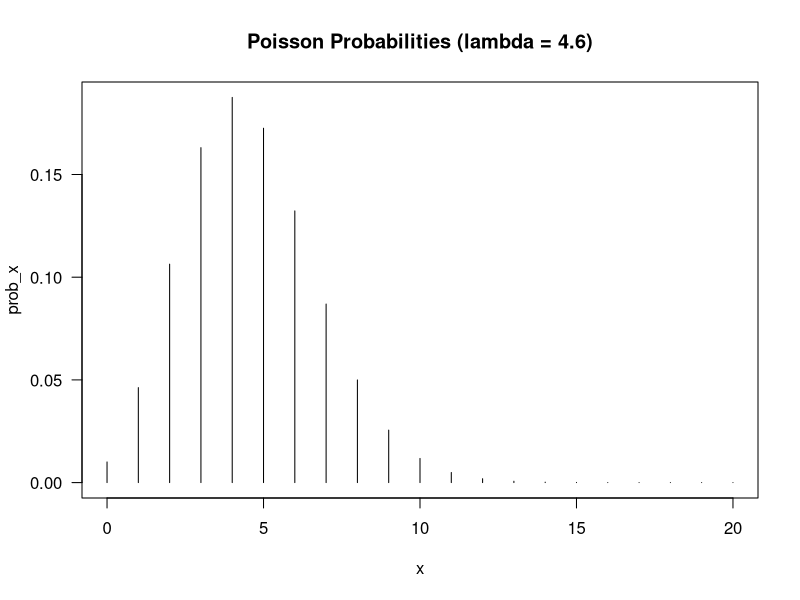

Generate this figure with R:
# R lesson 2

# R provides binomial probabilties directly
# dbinom(x, size, prob, log = FALSE)  # density function
# pbinom(q, size, prob, lower.tail = TRUE, log.p = FALSE)  # distribution function
# qbinom(p, size, prob, lower.tail = TRUE, log.p = FALSE)  # quantile function
# rbinom(n, size, prob)  # here n is the number of random variates to generate
# size is number of trials, often labeled as the binomial parameter n
# prob is the binomial parameter p, probability of success
# x is a binomial random variable in [0, n]
# we can compute binomial (n, p) probabilities to four significant digits by
# probability <- dbinom(x, size = n, prob = p)
prob_win_four <- dbinom(x = 4, size = 4, prob = 1/6)
sprintf("%.4f", prob_win_four) # result printed with four places behind decimal

# This is the same as the probability that he/she wins no races: x = 0.
prob_loses_four <- dbinom(x = 0, size = 4, prob = 1/6) 
sprintf("%.4f", prob_loses_four)

prob_wins_exactly_one <- dbinom(x = 1, size = 4, prob = 1/6) 
sprintf("%.4f", prob_wins_exactly_one)

# There are a couple of ways to get at this. One would be to take the union
# of the events that he/she wins 1, 2, 3, or 4 races, use dbinom(), and
# then use the addition rule to get the probability of the union.
# Another way, which we show here, is to take one minus the probability
# that he wins no races, a quantity we had computed in 1) a) ii).

#2------------------------------------------------------------------------------

prob_15_of_20 <- pbinom(q = 15, size = 20, prob = 0.5, lower.tail = FALSE) 
sprintf("%.4f", prob_15_of_20)

# Here we can use a while-loop to find the desired value of n = 2m.
# We continue to have half of the cups with cream first (binomial p = 0.5),
# but now we are looking for a distribution function value in the upper tail
# at or below 0.05. This is the value we get from the pbinom() function. 

target_p_value <- 0.05 # we will stop looking when we meet this target or go under 
# later in the course we will call this a critical value in hypothesis testing 
current_p_value <- 1.00 # initialze for search

n <- 0 # initialize number of cups... we will increase by 2 in each iteration 

while (current_p_value > target_p_value) {
  n <- n + 2 # increase by one for this iteration
# we are talking about consecutive hits greater than or equal to n - 1 
  current_p_value <- pbinom(q = n-1, size = n, prob = 0.5, lower.tail = FALSE) 
# print out intermediate results for each iteration
  cat("\n Number of Consecutive Cups Correctly Identified:", n, "p_value: ", 
  sprintf("%.4f", current_p_value))
}

# when we break out of the while-loop it means that the p_value target has been met 
# at this point we know the value of n... the number of consecutive successes 
cat("\n\nLady Tasting Tea Solution: ", n, "Consecutive Cups Correctly Labeled",
  "\n p-value: ",sprintf("%.4f", current_p_value),"<= 0.05 critical value")

#3--------------------------------------------------------------------------------------------
# Again, we turn to built-in functions in R.
# dpois(x, lambda, log = FALSE) # density function
# ppois(q, lambda, lower.tail = TRUE, log.p = FALSE) # distribution function
# qpois(p, lambda, lower.tail = TRUE, log.p = FALSE) # quantiles
# rpois(n, lambda) # random variate generation
# To answer the question, we set lambda to 4.6 and look at the density function. 
# Let's do it in a for-loop and print out intermediate results

for (x in 0:20)
  cat("\n x:", x, "prob:", sprintf("%.4f", dpois(x, lambda = 4.6)))

# let's plot this probability function
x <- 0:20
prob_x <- dpois(x, lambda = 4.6)
plot(x, prob_x, las = 1, type = "h") 
title("Poisson Probabilities (lambda = 4.6)")


#4-----------------------------------------------------------------------------------------------

# Here, we let n = 100 and p = 0.001, and compute the probability x = 0
sprintf("%.4f", dbinom(x = 0, size = 100, prob = 0.001))

# Let lambda = n * p = 100 * 0.001 = .1
sprintf("%.4f", dpois(0, lambda = 0.1))




